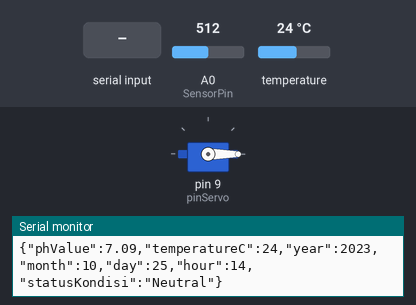
Bench run of a sketch on a simulated Arduino Uno, built with avr-gcc and run on an emulated ATmega328P. On the bench: servo, the last lines printed to the serial monitor. The inputs (shaded band) are chosen by the test bench; at power-on: A0 (SensorPin) = 512, temperature 24 °C. The local clock reads 2024-03-15 10:24:30 at power-on unless the sketch sets it.

Above: at 1.5 s.
1.6 s: "1m:150\n" received over the second serial link
At 7.1 s:
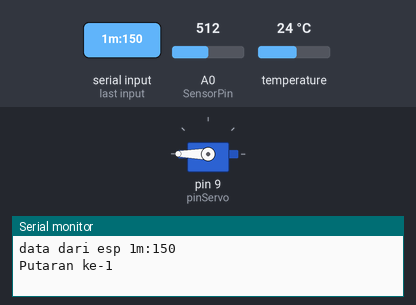
Timing chart, 0 to 15.1 s (numbered marks = the images above; inputs shaded):
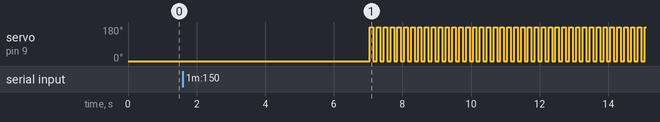

The sketch:

arduino_kode.ino
```cpp
#include <Servo.h>
#include <OneWire.h>
#include <DallasTemperature.h>
#include <RTClib.h>
#include <Wire.h>
#include <Wire.h>
#include <ArduinoJson.h>
#include <SoftwareSerial.h>
#define SensorPin A0
SoftwareSerial espSerial(5,6);
//Sensors Ph
float calibration_value = 21.34;
unsigned long int avgValue;
int buf[10], temp ;

RTC_DS3231 rtc;
Servo myservo;
const int sensorPin = 4;
int pinServo = 9;
int sudut = 0;
unsigned long waktuMulai;  // Variabel untuk menyimpan waktu mulai
unsigned long pakanberat;
// unsigned long durasiPakan;

OneWire oneWire(sensorPin);
DallasTemperature sensors(&oneWire);

void setup() {
  Serial.begin(115200);
  espSerial.begin(115200);
  sensors.begin();
  Wire.begin();
  rtc.begin();
  myservo.attach(pinServo);
  myservo.write(0);
  waktuMulai = millis();
  //sensors Ph
  pinMode(SensorPin, INPUT);

  // Setting waktu awal RTC jika perlu
  rtc.adjust(DateTime(2023, 10, 25, 14, 23, 0));  // Menset waktu awal
  //
}
float phValue; // pH value as a global variable
float temperatureC; // Temperature as a global variable
int year, month, day, hour; // Date and time as global variables
String statusKondisi; // pH status as a global variable
String dataFromESP = "";
int jumlahServoMemutar = 0;
int jmlhDataMasukEsp = 0;
String statusOld = "";
void loop() {
  unsigned long waktuSekarang = millis();

    if (espSerial.available()) {

        // Baca data dan cetak ke Serial Monitor
            // Additional logic here if needed
            dataFromESP = espSerial.readString();
        Serial.println("data dari esp " + dataFromESP);
        int indexColon = dataFromESP.indexOf(':');
        if (indexColon != -1) {
            // Pisahkan string menjadi dua bagian berdasarkan indeks titik dua (:)
             String status = dataFromESP.substring(0, indexColon);
            String putaranServo = dataFromESP.substring(indexColon + 1);
            statusOld = status;

            if(status == "1m"){
              if(statusOld == status){
       int putaranSer = putaranServo.toInt();
                    pakan(putaranSer);
              } else{

              }

            // Tampilkan hasil
            } else if(status =="1s"){
              statusOld = "";
            }
            // Konversi string beratPakanStr menjadi integer


            // Selanjutnya, Anda dapat menggunakan variabel 'kondisi' dan 'beratPakan' sesuai kebutuhan
        }

    }
  sensors.requestTemperatures();
  temperatureC = sensors.getTempCByIndex(0);
  DateTime now = rtc.now();
  // year = now.year();
  // month = now.month();
  // day = now.day();
  // hour = now.hour();
  year = 2023;
  month = 10;
  day = 25;
  hour = 14;
  // Serial.print("tahun :");
  // Serial.print(year);
  // Serial.println("");

  // Serial.print("month :");
  // Serial.print(month);
  // Serial.println("");

  // Serial.print("day :");
  // Serial.print(day);
  // Serial.println("");

  // Serial.print("hour :");
  // Serial.print(hour);
  // Serial.println("");


   // Serial.print("Suhuu :");
    // Serial.print(temperatureC);
    // Serial.println("");
    // Serial.println("========================");

   //Sensors Ph
   for(int i=0;i<10;i++){
    buf[i]=analogRead(SensorPin);
    delay(15);
  }

  for(int i=0;i<9;i++){
    for(int j=i+1;j<10;j++){
      if(buf[i]>buf[j]){
        temp=buf[i];
        buf[i]=buf[j];
        buf[j]=temp;
      }
    }
  }

  avgValue=0;
  for(int i=2;i<8;i++)avgValue+=buf[i];

  float phValue= (float)avgValue*5.0/1024/6;
  phValue = -5.70 * phValue + calibration_value;

  // Serial.print(" pH Value: ");
  // Serial.print(phValue);
  // Serial.print("  ");
  // Serial.println(phValue);

  if (phValue < 4)
      statusKondisi = "Very Acidic";
    else if (phValue >= 4 && phValue < 5)
      statusKondisi = "Acidic";
    else if (phValue >= 5 && phValue < 7)
      statusKondisi = "Acidic-ish";
    else if (phValue >= 7 && phValue < 8)
      statusKondisi = "Neutral";
    else if (phValue >= 8 && phValue < 10)
      statusKondisi = "Alkaline-ish";
    else if (phValue >= 10 && phValue < 11)
      statusKondisi = "Alkaline";
    else if (phValue >= 11)
      statusKondisi = "Very alkaline";
    // Serial.print(" pH Status: ");
    // Serial.println(statusKondisi);

  delay(100);
  StaticJsonDocument<200> jsonDocument; // Adjust the size based on your needs

    // Populate the JSON object
  jsonDocument["phValue"] = phValue;
  jsonDocument["temperatureC"] = temperatureC;
  jsonDocument["year"] = year;
  jsonDocument["month"] = month;
  jsonDocument["day"] = day;
  jsonDocument["hour"] = hour;
  jsonDocument["statusKondisi"] = statusKondisi;

    // Serialize the JSON object to a string
  String jsonString;
  serializeJson(jsonDocument, jsonString);

    // Print the JSON string to Serial (for debugging)
  //
  Serial.println("JSON Data:");
  Serial.println(jsonString);
  espSerial.println(jsonString);


  // Tambahan kode untuk membaca suhu jika diperlukan.

  delay(5000);
}

void pakan(int jumlahPerulangan) {
  unsigned long waktuMulai = millis();  // Waktu sebelum memulai loop

  for(int i = 0; i < jumlahPerulangan; i++) {
    Serial.print("Putaran ke-");
    Serial.println(i + 1);  // Menampilkan nomor putaran saat ini

    // Urutan gerakan servo
    myservo.write(180);  // Posisi servo 1
    delay(100);
    myservo.write(0);  // Posisi servo 2
    delay(100);
  }

  unsigned long waktuSelesai = millis();  // Waktu setelah loop selesai
  unsigned long durasi = waktuSelesai - waktuMulai;  // Durasi total dalam milidetik

  // Setelah loop selesai, kembalikan servo ke posisi awal atau matikan
  myservo.write(0);

  // Menampilkan durasi total
  Serial.print("Durasi total: ");
  Serial.print(durasi);
  Serial.println(" ms");
}
```

Measured:
- after the input at 1.6 s, servo on pin 9 (pinServo): alternates 180° for 0.10 s and 0° for 0.10 s, starting after 5.5 s
